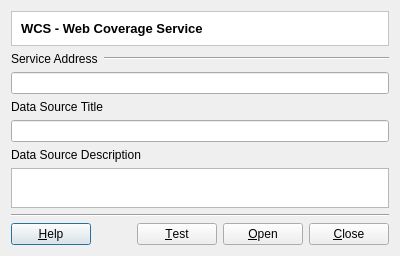
<?xml version="1.0" encoding="UTF-8"?>
<ui version="4.0">
 <class>WCSConnectorDialogForm</class>
 <widget class="QDialog" name="WCSConnectorDialogForm">
  <property name="geometry">
   <rect>
    <x>0</x>
    <y>0</y>
    <width>400</width>
    <height>253</height>
   </rect>
  </property>
  <property name="windowTitle">
   <string>WCS Connector</string>
  </property>
  <layout class="QVBoxLayout" name="verticalLayout" stretch="0,0,0,0,0,0,0,0,0">
   <item>
    <widget class="QFrame" name="frame_2">
     <property name="styleSheet">
      <string notr="true">QWidget { background: white }</string>
     </property>
     <property name="frameShape">
      <enum>QFrame::StyledPanel</enum>
     </property>
     <property name="frameShadow">
      <enum>QFrame::Sunken</enum>
     </property>
     <layout class="QVBoxLayout" name="verticalLayout_5">
      <item>
       <widget class="QLabel" name="m_datasourceTypeTitleLabel">
        <property name="font">
         <font>
          <pointsize>10</pointsize>
          <weight>75</weight>
          <bold>true</bold>
         </font>
        </property>
        <property name="text">
         <string>WCS - Web Coverage Service</string>
        </property>
       </widget>
      </item>
     </layout>
    </widget>
   </item>
   <item>
    <layout class="QHBoxLayout" name="horizontalLayout" stretch="0,1">
     <item>
      <widget class="QLabel" name="label">
       <property name="text">
        <string>Service Address</string>
       </property>
      </widget>
     </item>
     <item>
      <widget class="Line" name="line">
       <property name="orientation">
        <enum>Qt::Horizontal</enum>
       </property>
      </widget>
     </item>
    </layout>
   </item>
   <item>
    <widget class="QLineEdit" name="m_dbPathLineEdit"/>
   </item>
   <item>
    <widget class="QLabel" name="label_2">
     <property name="text">
      <string>Data Source Title</string>
     </property>
    </widget>
   </item>
   <item>
    <widget class="QLineEdit" name="m_datasourceTitleLineEdit"/>
   </item>
   <item>
    <widget class="QLabel" name="label_3">
     <property name="text">
      <string>Data Source Description</string>
     </property>
    </widget>
   </item>
   <item>
    <widget class="QTextEdit" name="m_datasourceDescriptionTextEdit">
     <property name="sizePolicy">
      <sizepolicy hsizetype="Expanding" vsizetype="Minimum">
       <horstretch>0</horstretch>
       <verstretch>0</verstretch>
      </sizepolicy>
     </property>
     <property name="minimumSize">
      <size>
       <width>0</width>
       <height>40</height>
      </size>
     </property>
     <property name="toolTip">
      <string>A more detailed description about the data source</string>
     </property>
    </widget>
   </item>
   <item>
    <widget class="Line" name="line_2">
     <property name="orientation">
      <enum>Qt::Horizontal</enum>
     </property>
    </widget>
   </item>
   <item>
    <layout class="QHBoxLayout" name="horizontalLayout_4" stretch="0,1,0">
     <item>
      <widget class="QPushButton" name="m_helpPushButton">
       <property name="text">
        <string>&amp;Help</string>
       </property>
      </widget>
     </item>
     <item>
      <spacer name="horizontalSpacer">
       <property name="orientation">
        <enum>Qt::Horizontal</enum>
       </property>
       <property name="sizeHint" stdset="0">
        <size>
         <width>40</width>
         <height>20</height>
        </size>
       </property>
      </spacer>
     </item>
     <item>
      <layout class="QHBoxLayout" name="horizontalLayout_3">
       <item>
        <widget class="QPushButton" name="m_testPushButton">
         <property name="text">
          <string>&amp;Test</string>
         </property>
        </widget>
       </item>
       <item>
        <widget class="QPushButton" name="m_openPushButton">
         <property name="text">
          <string>&amp;Open</string>
         </property>
        </widget>
       </item>
       <item>
        <widget class="QPushButton" name="m_closePushButton">
         <property name="text">
          <string>&amp;Close</string>
         </property>
        </widget>
       </item>
      </layout>
     </item>
    </layout>
   </item>
  </layout>
 </widget>
 <tabstops>
  <tabstop>m_dbPathLineEdit</tabstop>
  <tabstop>m_datasourceTitleLineEdit</tabstop>
  <tabstop>m_datasourceDescriptionTextEdit</tabstop>
  <tabstop>m_openPushButton</tabstop>
  <tabstop>m_closePushButton</tabstop>
  <tabstop>m_testPushButton</tabstop>
  <tabstop>m_helpPushButton</tabstop>
 </tabstops>
 <resources/>
 <connections>
  <connection>
   <sender>m_closePushButton</sender>
   <signal>pressed()</signal>
   <receiver>WCSConnectorDialogForm</receiver>
   <slot>reject()</slot>
   <hints>
    <hint type="sourcelabel">
     <x>360</x>
     <y>225</y>
    </hint>
    <hint type="destinationlabel">
     <x>121</x>
     <y>223</y>
    </hint>
   </hints>
  </connection>
 </connections>
</ui>
